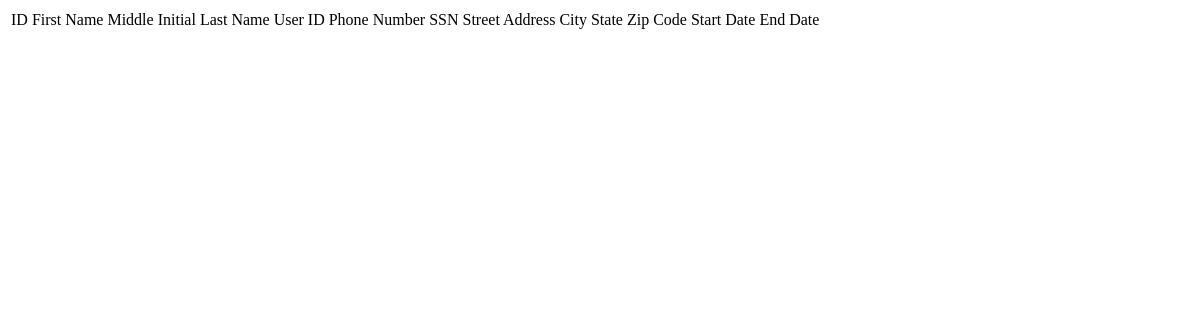
Before: /currentDraft/employeeinfoview.php with the older database file.
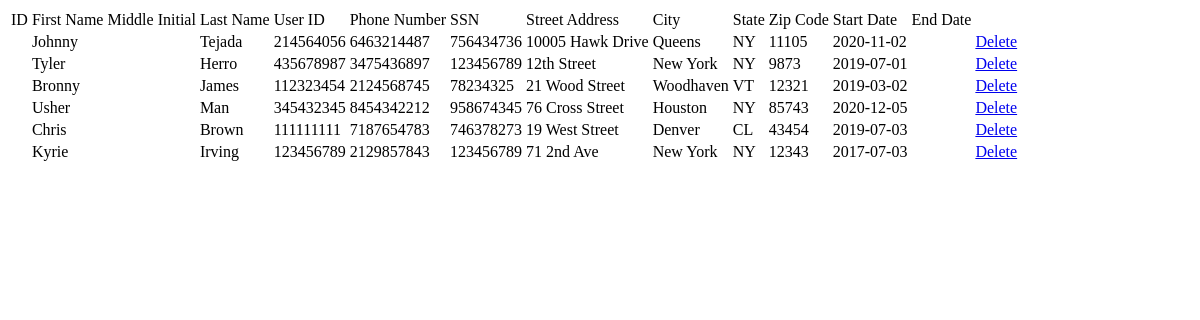
After: the same page with the newer database file.
### tables this page shows
CREATE TABLE `employee_info` (
  `employee_id` int(11) NOT NULL,
  `email` varchar(50) NOT NULL,
  `password` varchar(50) NOT NULL,
  `pin_number` int(11) NOT NULL,
  `first_name` varchar(50) NOT NULL,
  `last_name` varchar(50) NOT NULL,
  `user_id` double NOT NULL,
  `phone_number` double NOT NULL,
  `SSN` double NOT NULL,
  `street_address` varchar(50) NOT NULL,
  `city` varchar(50) NOT NULL,
  `state` varchar(2) NOT NULL,
  `zip_code` int(11) NOT NULL,
  `start_date` date NOT NULL,
  `customer_id` int(11) DEFAULT NULL
);

### currentDraft/employeeinfoview.php (the view, shortened to what this page needs)
<?php
include_once ('config.php');
  $query = "select * from employee_info";
  $result = mysqli_query($conn,$query);
?>
<!DOCTYPE html>
<html lang="eng">
<head>
</head>
<body>
  <div class="container">
    <div class="row">
      <div class="col m-auto">
        <div class="card mt-5">
          <table class="table table-bordered">
            <tr>
              <td> ID </td>
              <td> First Name </td>
              <td> Middle Initial </td>
              <td> Last Name </td>
              <td> User ID </td>
              <td> Phone Number </td>
              <td> SSN </td>
              <td> Street Address </td>
              <td> City </td>
              <td> State </td>
              <td> Zip Code </td>
              <td> Start Date </td>
              <td> End Date </td>
            </tr>
            <?php
              while($row=mysqli_fetch_assoc($result))
              {
                $ID = $row['employee_information'];
                $FirstName = $row['first_name'];
                $MiddleIniial = $row['middle_initial'];
                $LastName = $row['last_name'];
                $UserID = $row['user_id'];
                $PhoneNumber = $row['phone_number'];
                $SSN = $row['SSN'];
                $StreetAddress = $row['street_address'];
                $City = $row['city'];
                $State = $row['state'];
                $ZipCode = $row['zip_code'];
                $StartDate = $row['start_date'];
                $EndDate = $row['end_date'];
            ?>
              <tr>
                <td><?php echo $ID ?></td>
                <td><?php echo $FirstName ?></td>
                <td><?php echo $MiddleIniial ?></td>
                <td><?php echo $LastName ?></td>
                <td><?php echo $UserID ?></td>
                <td><?php echo $PhoneNumber ?></td>
                <td><?php echo $SSN ?></td>
                <td><?php echo $StreetAddress ?></td>
                <td><?php echo $City ?></td>
                <td><?php echo $State ?></td>
                <td><?php echo $ZipCode ?></td>
                <td><?php echo $StartDate ?></td>
                <td><?php echo $EndDate ?></td>
                <td><a href ="employeeinfodelete.php?Del=<?php echo $ID?>">Delete</a></td>
              </tr>
            <?php
              }
            ?>
          </table>
        </div>
      </div>
    </div>
  </div>
</body>
</html>

Changed rows visible on the page:
added employee_info: first_name "Johnny", last_name "Tejada", user "214564056", phone_number "6463214487", SSN "756434736", street_address "10005 Hawk Drive", city "Queens", state "NY", zip_code "11105", start_date "2020-11-02"
added employee_info: first_name "Tyler", last_name "Herro", user "435678987", phone_number "3475436897", SSN "123456789", street_address "12th Street", city "New York", state "NY", zip_code "9873", start_date "2019-07-01"
added employee_info: first_name "Bronny", last_name "James", user "112323454", phone_number "2124568745", SSN "78234325", street_address "21 Wood Street", city "Woodhaven", state "VT", zip_code "12321", start_date "2019-03-02"
added employee_info: first_name "Usher", last_name "Man", user "345432345", phone_number "8454342212", SSN "958674345", street_address "76 Cross Street", city "Houston", state "NY", zip_code "85743", start_date "2020-12-05"
added employee_info: first_name "Chris", last_name "Brown", user "111111111", phone_number "7187654783", SSN "746378273", street_address "19 West Street", city "Denver", state "CL", zip_code "43454", start_date "2019-07-03"
added employee_info: first_name "Kyrie", last_name "Irving", user "123456789", phone_number "2129857843", SSN "123456789", street_address "71 2nd Ave", city "New York", state "NY", zip_code "12343", start_date "2017-07-03"
